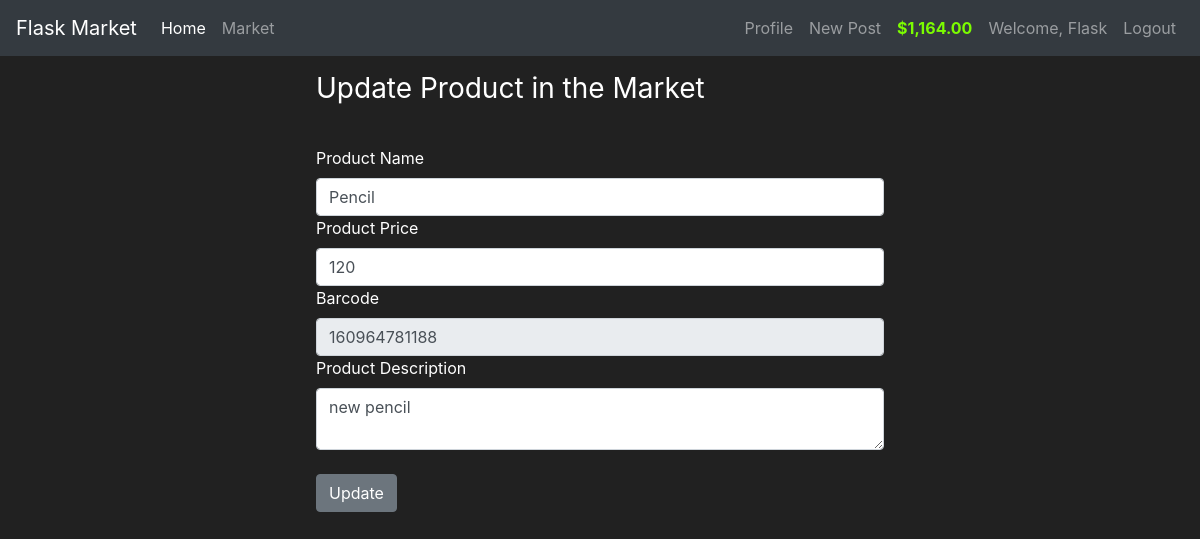
Page /post/update/2 (signed in) on the committed database.
### market/models.py (models this page shows, shortened)
class User(db.Model, UserMixin):
    id = db.Column(db.Integer(), primary_key=True)
    username = db.Column(db.String(length=30), nullable=False, unique=True)
    email = db.Column(db.String(length=50), nullable=True, unique=True)
    password_hash = db.Column(db.String(length=60), nullable=True)
    budget = db.Column(db.Integer(), nullable=True, default=1000)
    items = db.relationship('Item', backref='owned_user', lazy=True)
    @property
    def password(self):
        return self.password
    @property
    def prettier_budget(self):
        if len(str(self.budget)) >= 4:
            return f'${str(self.budget)[:-3]},{str(self.budget)[-3:]}.00'
        else:
            return f'${str(self.budget)}.00'

class Item(db.Model):
    id = db.Column(db.Integer(), primary_key=True)
    name = db.Column(db.String(length=30), nullable=False, unique=True)
    price = db.Column(db.Integer(), nullable=False)
    barcode = db.Column(db.String(length=12), nullable=False, unique=True)
    description = db.Column(db.String(length=1024), nullable=False)
    possesion = db.Column(db.Integer(), db.ForeignKey('user.id'))
    date = db.Column(db.DateTime(), default=datetime.now())
    owner = db.Column(db.Integer())

### market/routes.py (the view, shortened to what this page needs)
@app.route('/post/update/<int:post_id>', methods=['GET', 'POST'])
@login_required
def update_post(post_id):
    edit_post = Item.query.get_or_404(post_id)
    if edit_post.owner == current_user.id and request.method == 'GET':
        form = PostForm()
        form.description.data = edit_post.description
        return render_template('updatePost.html', form=form, edit_post=edit_post)

### market/forms.py
class PostForm(FlaskForm):
    product_name = StringField(label='Product Name', validators=[Length(min=1, max=30), DataRequired()])
    product_price = IntegerField(label='Product Price', validators=[Length(min=1, max=30), DataRequired()])
    barcode = StringField(label='Barcode', validators=[DataRequired()])
    description = TextAreaField(label='Product Description', validators=[Optional(), Length(max=200)])
    submit = SubmitField(label='Post')

### market/models.py (called while the page is built)
@login_manager.user_loader
def load_user(user_id):
    return User.query.get(int(user_id))

### market/templates/updatePost.html (shortened to what this page needs)
{% extends 'base.html' %}
{% block content %}
<div class="container w-50 p-3">
    <form method="POST" class="form-register" style="color:white">
        <h1 class="h3 mb-3 font-weight-normal">
            Update Product in the Market
        </h1>
        <br>
        {{ form.product_name.label() }}
        {{ form.product_name(class='form-control', placeholder='Product Name', value=edit_post.name ) }}
        {{ form.product_price.label() }}
        {{ form.product_price(class='form-control', placeholder='Product Price', value=edit_post.price) }}
        {{ form.barcode.label() }}
        {{ form.barcode(class='form-control', placeholder='Barcode', value=edit_post.barcode, disabled=true) }}
        {{ form.description.label() }}
        {{ form.description(class='form-control') }}
        <br>
        <input class="btn btn-secondary" id="submit" name="submit" type="submit" value="Update">
    </form>
</div>
{% endblock content %}

### market/templates/base.html (shortened to what this page needs)
<!DOCTYPE html5>
<html lang="en">
  <head>
    <link rel="stylesheet" href="https://cdn.jsdelivr.net/npm/bootstrap@4.5.3/dist/css/bootstrap.min.css">
  </head>
  <body>
    <nav class="navbar navbar-expand-md navbar-dark bg-dark">
        <a class="navbar-brand" href="#">Flask Market</a>
        <div class="collapse navbar-collapse" id="navbarNav">
            <ul class="navbar-nav mr-auto">
                <li class="nav-item active">
                    <a class="nav-link" href="{{ url_for('home_page') }}">
                        Home <span class="sr-only">(current)</span>
                    </a>
                </li>
                <li class="nav-item">
                    <a class="nav-link" href="{{ url_for('market_page') }}">
                        Market
                    </a>
                </li>
            </ul>
            {% if current_user.is_authenticated %}
                <ul class="navbar-nav">
                    <li class="nav-item">
                        <a class="nav-link" href="{{ url_for('profile') }}">
                            Profile
                        </a>
                    </li>
                    <li class="nav-item">
                        <a class="nav-link" href="{{ url_for('post') }}">
                            New Post
                        </a>
                    </li>
                    <li class="nav-item">
                        <a class="nav-link" style="color: lawngreen; font-weight: bold">
                            {{ current_user.prettier_budget }}
                        </a>
                    </li>
                    <li class="nav-item">
                        <a class="nav-link">
                            Welcome, {{ current_user.username }}
                        </a>
                    </li>
                    <li class="nav-item">
                        <a class="nav-link" href="{{ url_for('logout') }}">
                            Logout
                        </a>
                    </li>
                </ul>
            {% endif %}
        </div>
    </nav>
    {% block content %}
    {% endblock %}
  </body>
</html>

### market/templates/base.html (style rules this page uses)
body { background-color: #212121; color: white; }

### rows in the picture
User: prettier_budget "$1,164.00", username "Flask"
Item: barcode "160964781188", description "new pencil"
